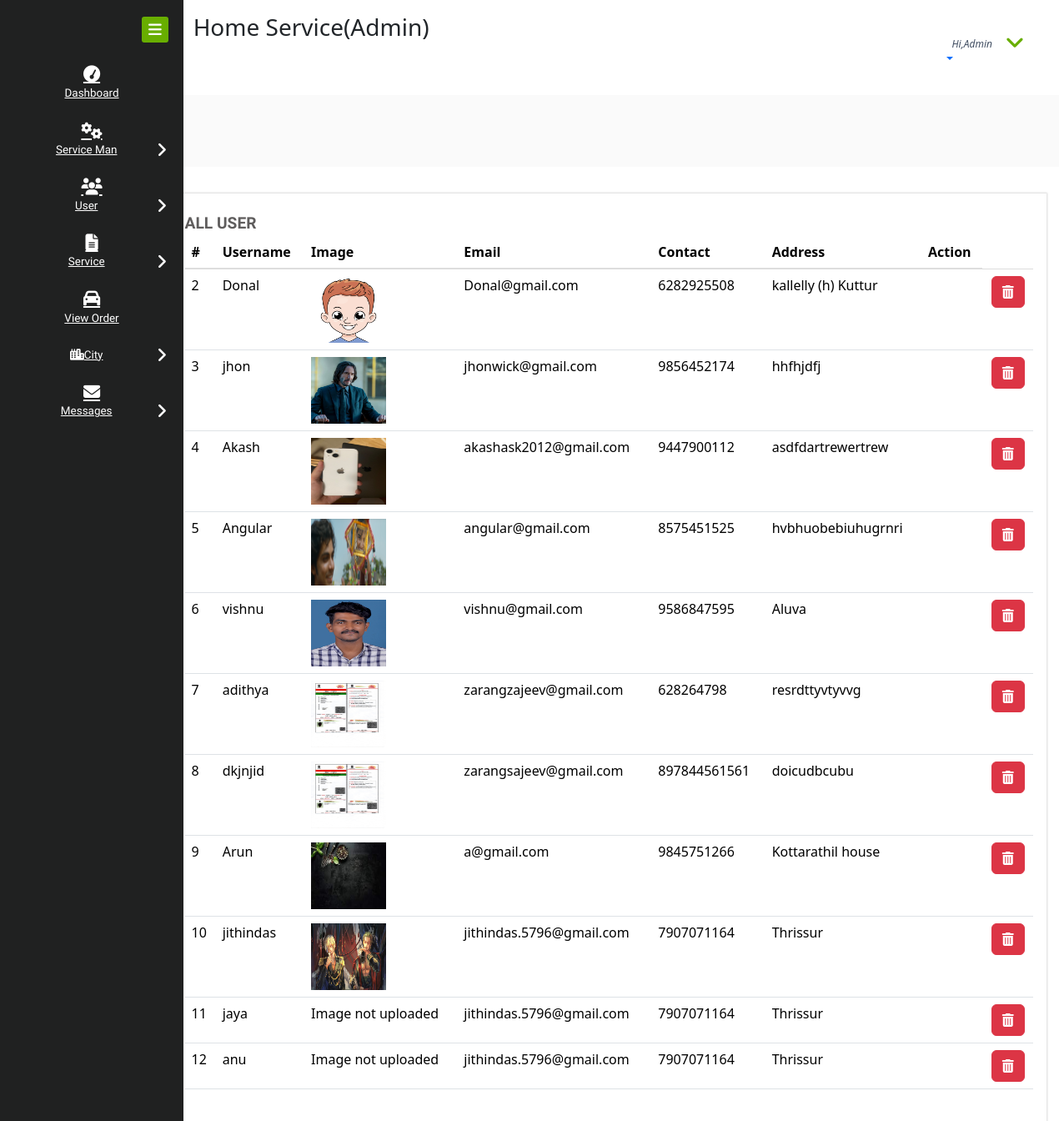
The page /all_customer on the database as committed earlier.
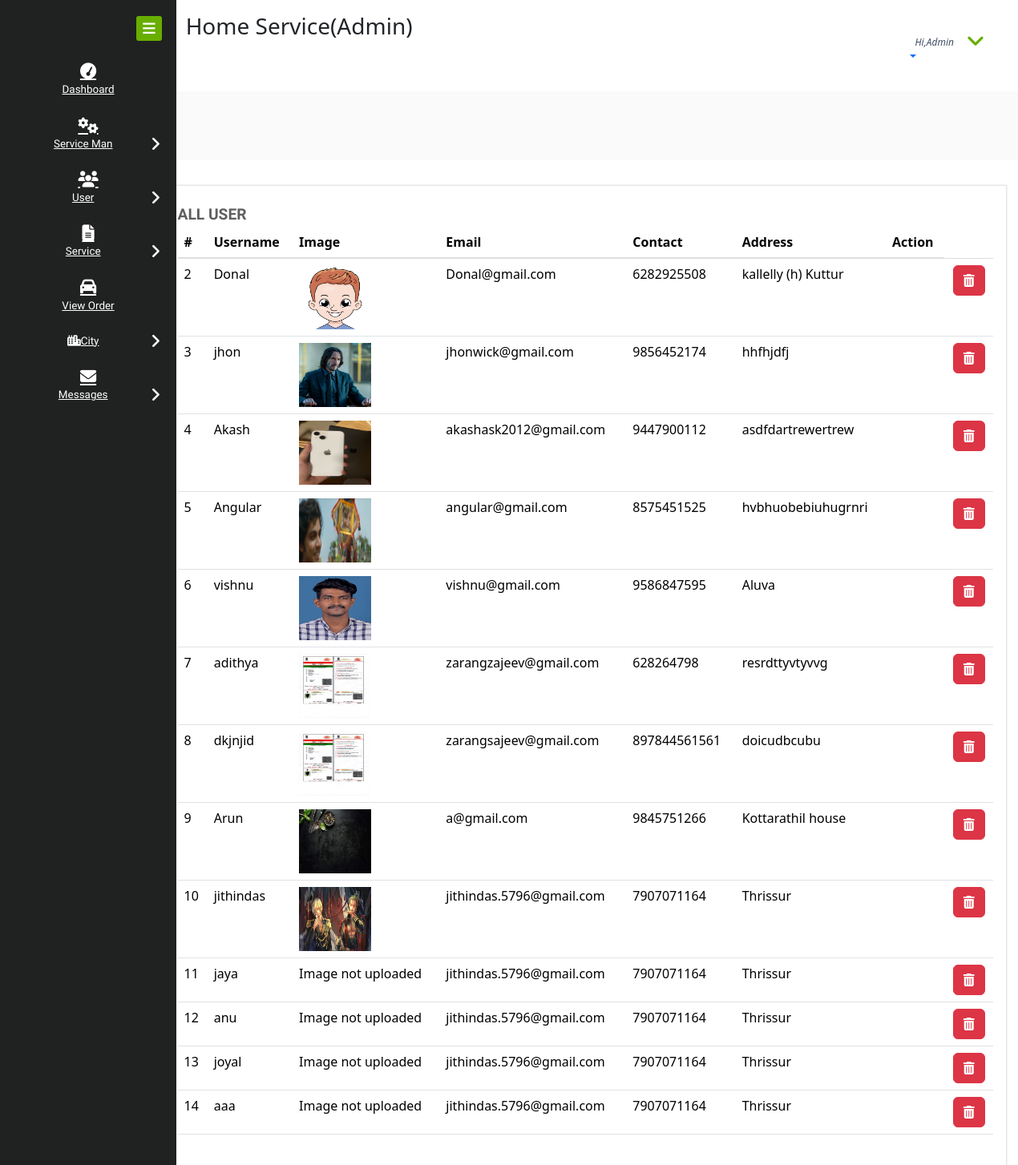
The same page on the database as committed later.
### home_service/models.py (models this page shows, shortened)
class Customer(models.Model):
    user = models.ForeignKey(User, on_delete=models.CASCADE, null=True)
    contact = models.CharField(max_length=100, null=True)
    address = models.CharField(max_length=100, null=True)
    image = models.FileField(null=True,blank=True)

### home_service/views.py (the view)
# urls.py: path('all_customer',All_Customer,name="all_customer"),
def All_Customer(request):
    ser = Customer.objects.all()
    d = {'ser':ser}
    return render(request,'all_customer.html',d)

### home_service/templates/all_customer.html (shortened to what this page needs)
{% extends 'admin_navigation.html' %}
{% load static %}
{% block body %}
<div class="chit-chat-layer1">
	<div class="col-md-12 chit-chat-layer1-left">
               <div class="work-progres">
                            <div class="chit-chat-heading">
                                  All User
                            </div>
                            <div class="table-responsive">
                                <table class="table table-hover">
                                  <thead>
                                    <tr>
                                      <th>#</th>
                                      <th>Username</th>
                                      <th>Image</th>
                                      <th>Email</th>
                                      <th>Contact</th>
                                      <th>Address</th>
                                      <th>Action</th>
                                    </tr>
                                  </thead>
                              <tbody>
                              {% for i in ser %}
                              {% if not i.user.is_staff %}
                                <tr>
                                  <td>{{forloop.counter}}</td>
                                  <td>{{i.user.username}}</td>
                                  {% if i.image %}
                                  <td><img src="{{i.image.url}}" style="width:90px;height:80px" /></td>
                                  {% else %}
                                  <td>Image not uploaded</td>
                                  {% endif %}
                                  <td>{{i.user.email}}</td>
                                  <td>{{i.contact}}</td>
                                  <td>{{i.address}}</td>
                                  <td></td>
                                  <td><center><a href="{% url 'delete_customer' i.id %}" ><button class="btn btn-danger" onclick="return confirm('Are you sure ?')"><i class="fa fa-trash-o"></i></button></a></center></td>
                              </tr>
                              {% endif %}
                              {% endfor %}
                          </tbody>
                      </table>
                  </div>
             </div>
      </div>
</div>
    {% endblock %}

### home_service/templates/admin_navigation.html (shortened to what this page needs)
<!DOCTYPE HTML>
{% load static %}
<html>
<head>
<link href="{% static 'css2/bootstrap.css' %}" rel="stylesheet" type="text/css" media="all">
<link href="{% static 'css2/style.css' %}" rel="stylesheet" type="text/css" media="all"/>
<link href="{% static 'css2/font-awesome.css' %}" rel="stylesheet">
<link href="https://cdn.jsdelivr.net/npm/bootstrap@5.3.4/dist/css/bootstrap.min.css" rel="stylesheet">
<link rel="stylesheet" href="https://cdnjs.cloudflare.com/ajax/libs/font-awesome/6.5.2/css/all.min.css" />
</head>
<body>
<div class="page-container">
   <div class="left-content">
	   <div class="mother-grid-inner">
				<div class="header-main">
					<div class="header-left">
							<div class="logo-name" style="width:100%">
								<h3><span>Home Service(Admin)</span></h3>
							</div>
							<div class="clearfix"> </div>
						 </div>
							<div class="profile_details">
								<ul>
									<li class="dropdown profile_details_drop">
										<a href="#" class="dropdown-toggle" data-toggle="dropdown" aria-expanded="false">
											<div align class="profile_img">
												<div class="user-name">
													<span>Hi,Admin</span>
												</div>
												<i class="fa fa-angle-down lnr"></i>
												<div class="clearfix"></div>
											</div>
										</a>
									</li>
								</ul>
							</div>
							<div class="clearfix"> </div>
						</div>
				</div>
<div class="inner-block" style="padding-top:8%">
	{% block body %}
	{% endblock %}
</div>
</div>
</div>
    <div class="sidebar-menu " >
		  	<div class="logo"> <a href="#" class="sidebar-icon">
				<span class="fa fa-bars"></span> </a>
			   </div>
		    <div class="menu">
		      <ul id="menu">
		        <li id="menu-home"><a href="{% url 'admin_home' %}"><i class="fa fa-tachometer"></i><span>Dashboard</span></a></li>
		        <li><a href="#"><i class="fa fa-cogs"></i><span>Service Man</span><span class="fa fa-angle-right" style="float: right"></span></a>
		        </li>
		        <li id="menu-comunicacao" ><a href="#"><i class="fa fa-users"></i><span>User</span><span class="fa fa-angle-right" style="float: right"></span></a>
		        </li>
		        <li id="menu-academico" ><a href="#"><i class="fa fa-file-text"></i><span>Service</span><span class="fa fa-angle-right" style="float: right"></span></a>
		        </li>
		        <li><a href="{% url 'admin_order' %}"><i class="fa fa-car"></i><span>View Order</span></a></li>
				<li><a href="#"><i class="fa-solid fa-city"></i><span>City</span><span class="fa fa-angle-right" style="float: right"></span></a>
		        </li>
		        <li><a href="#"><i class="fa fa-envelope"></i><span>Messages</span><span class="fa fa-angle-right" style="float: right"></span></a>
		        </li>
		      </ul>
		    </div>
	 </div>
</body>
</html>

Rows that differ between the two databases and show on the page:
added Customer: user.username "joyal", image "Image not uploaded", user.email "jithindas.5796@gmail.com", contact "7907071164", address "Thrissur"
added Customer: user.username "aaa", image "Image not uploaded", user.email "jithindas.5796@gmail.com", contact "7907071164", address "Thrissur"
